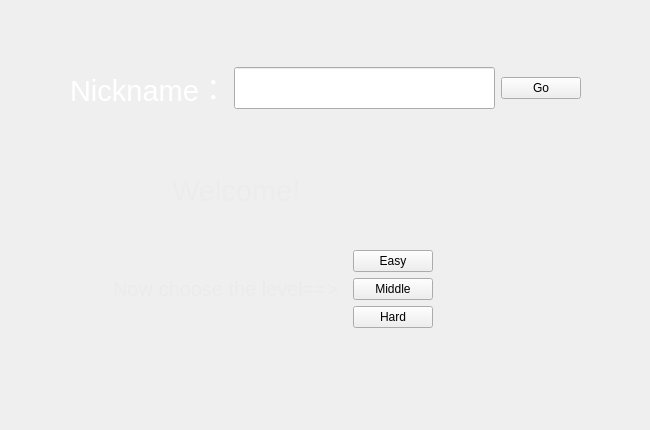
<?xml version="1.0" encoding="UTF-8"?>
<ui version="4.0">
 <class>Login</class>
 <widget class="QMainWindow" name="Login">
  <property name="geometry">
   <rect>
    <x>0</x>
    <y>0</y>
    <width>650</width>
    <height>430</height>
   </rect>
  </property>
  <property name="windowTitle">
   <string>Login</string>
  </property>
  <widget class="QWidget" name="centralwidget">
   <layout class="QVBoxLayout" name="verticalLayout_3">
    <item>
     <widget class="QWidget" name="widget_3" native="true">
      <layout class="QVBoxLayout" name="verticalLayout">
       <item>
        <spacer name="verticalSpacer_2">
         <property name="orientation">
          <enum>Qt::Vertical</enum>
         </property>
         <property name="sizeHint" stdset="0">
          <size>
           <width>20</width>
           <height>40</height>
          </size>
         </property>
        </spacer>
       </item>
       <item>
        <widget class="QWidget" name="widget" native="true">
         <layout class="QHBoxLayout" name="horizontalLayout">
          <item>
           <spacer name="horizontalSpacer_3">
            <property name="orientation">
             <enum>Qt::Horizontal</enum>
            </property>
            <property name="sizeHint" stdset="0">
             <size>
              <width>40</width>
              <height>20</height>
             </size>
            </property>
           </spacer>
          </item>
          <item>
           <widget class="QLabel" name="labelNick">
            <property name="font">
             <font>
              <pointsize>22</pointsize>
             </font>
            </property>
            <property name="text">
             <string>&lt;html&gt;&lt;head/&gt;&lt;body&gt;&lt;p&gt;&lt;span style=&quot; color:#ffffff;&quot;&gt;Nickname：&lt;/span&gt;&lt;/p&gt;&lt;/body&gt;&lt;/html&gt;</string>
            </property>
           </widget>
          </item>
          <item>
           <widget class="QLineEdit" name="lineEditName">
            <property name="font">
             <font>
              <pointsize>22</pointsize>
             </font>
            </property>
           </widget>
          </item>
          <item>
           <widget class="QPushButton" name="pushGo">
            <property name="text">
             <string>Go</string>
            </property>
           </widget>
          </item>
          <item>
           <spacer name="horizontalSpacer_4">
            <property name="orientation">
             <enum>Qt::Horizontal</enum>
            </property>
            <property name="sizeHint" stdset="0">
             <size>
              <width>40</width>
              <height>20</height>
             </size>
            </property>
           </spacer>
          </item>
         </layout>
        </widget>
       </item>
       <item>
        <spacer name="verticalSpacer">
         <property name="orientation">
          <enum>Qt::Vertical</enum>
         </property>
         <property name="sizeHint" stdset="0">
          <size>
           <width>20</width>
           <height>40</height>
          </size>
         </property>
        </spacer>
       </item>
       <item>
        <widget class="QWidget" name="widget_2" native="true">
         <layout class="QHBoxLayout" name="horizontalLayout_2">
          <item>
           <spacer name="horizontalSpacer_5">
            <property name="orientation">
             <enum>Qt::Horizontal</enum>
            </property>
            <property name="sizeHint" stdset="0">
             <size>
              <width>40</width>
              <height>20</height>
             </size>
            </property>
           </spacer>
          </item>
          <item>
           <widget class="QLabel" name="labelWelcome">
            <property name="font">
             <font>
              <pointsize>22</pointsize>
             </font>
            </property>
            <property name="text">
             <string>&lt;html&gt;&lt;head/&gt;&lt;body&gt;&lt;p&gt;&lt;span style=&quot; color:#ececec;&quot;&gt;Welcome!   &lt;/span&gt;&lt;/p&gt;&lt;/body&gt;&lt;/html&gt;</string>
            </property>
           </widget>
          </item>
          <item>
           <widget class="QLabel" name="labelName">
            <property name="font">
             <font>
              <pointsize>22</pointsize>
             </font>
            </property>
            <property name="text">
             <string/>
            </property>
           </widget>
          </item>
          <item>
           <spacer name="horizontalSpacer_9">
            <property name="orientation">
             <enum>Qt::Horizontal</enum>
            </property>
            <property name="sizeHint" stdset="0">
             <size>
              <width>40</width>
              <height>20</height>
             </size>
            </property>
           </spacer>
          </item>
          <item>
           <spacer name="horizontalSpacer_8">
            <property name="orientation">
             <enum>Qt::Horizontal</enum>
            </property>
            <property name="sizeHint" stdset="0">
             <size>
              <width>40</width>
              <height>20</height>
             </size>
            </property>
           </spacer>
          </item>
         </layout>
        </widget>
       </item>
      </layout>
     </widget>
    </item>
    <item>
     <widget class="QWidget" name="widget_5" native="true">
      <layout class="QHBoxLayout" name="horizontalLayout_3">
       <item>
        <spacer name="horizontalSpacer">
         <property name="orientation">
          <enum>Qt::Horizontal</enum>
         </property>
         <property name="sizeHint" stdset="0">
          <size>
           <width>40</width>
           <height>20</height>
          </size>
         </property>
        </spacer>
       </item>
       <item>
        <widget class="QLabel" name="labelChoose">
         <property name="font">
          <font>
           <pointsize>15</pointsize>
          </font>
         </property>
         <property name="text">
          <string>&lt;html&gt;&lt;head/&gt;&lt;body&gt;&lt;p&gt;&lt;span style=&quot; color:#ebebeb;&quot;&gt;Now choose the level==&amp;gt;&lt;/span&gt;&lt;/p&gt;&lt;/body&gt;&lt;/html&gt;</string>
         </property>
        </widget>
       </item>
       <item>
        <widget class="QWidget" name="widget_4" native="true">
         <layout class="QVBoxLayout" name="verticalLayout_2">
          <item>
           <widget class="QPushButton" name="pushEasy">
            <property name="text">
             <string>Easy</string>
            </property>
           </widget>
          </item>
          <item>
           <widget class="QPushButton" name="pushMiddle">
            <property name="text">
             <string>Middle</string>
            </property>
           </widget>
          </item>
          <item>
           <widget class="QPushButton" name="pushHard">
            <property name="text">
             <string>Hard</string>
            </property>
           </widget>
          </item>
         </layout>
        </widget>
       </item>
       <item>
        <spacer name="horizontalSpacer_10">
         <property name="orientation">
          <enum>Qt::Horizontal</enum>
         </property>
         <property name="sizeHint" stdset="0">
          <size>
           <width>40</width>
           <height>20</height>
          </size>
         </property>
        </spacer>
       </item>
       <item>
        <spacer name="horizontalSpacer_2">
         <property name="orientation">
          <enum>Qt::Horizontal</enum>
         </property>
         <property name="sizeHint" stdset="0">
          <size>
           <width>40</width>
           <height>20</height>
          </size>
         </property>
        </spacer>
       </item>
      </layout>
     </widget>
    </item>
    <item>
     <spacer name="verticalSpacer_3">
      <property name="orientation">
       <enum>Qt::Vertical</enum>
      </property>
      <property name="sizeHint" stdset="0">
       <size>
        <width>20</width>
        <height>40</height>
       </size>
      </property>
     </spacer>
    </item>
   </layout>
  </widget>
 </widget>
 <resources/>
 <connections/>
</ui>
